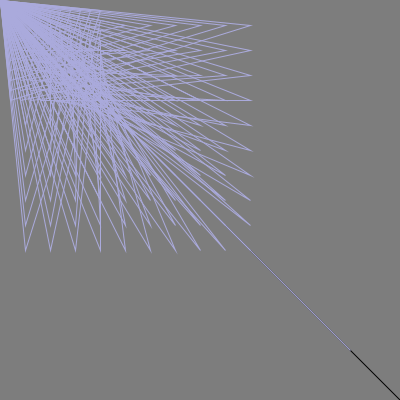
Frame 1 (no input)
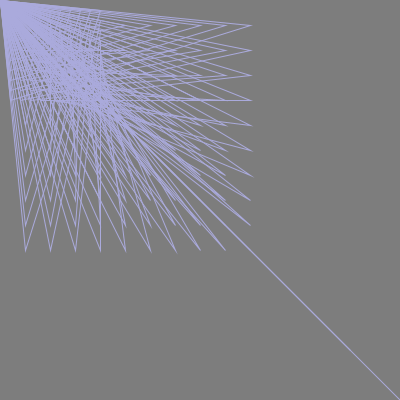
Frame 60 (the mouse pressed at the canvas centre just before this capture)
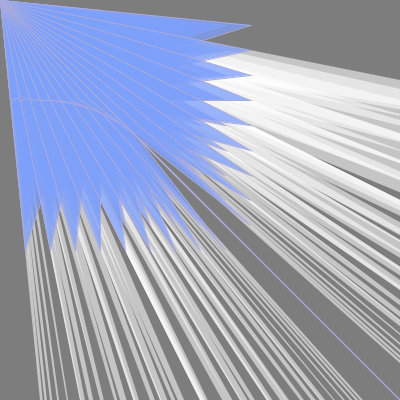
Frame 120 (the mouse held since frame 60 and released just before this capture)

The Processing sketch that drew these frames (run headless with seeded random() and noise(); from frame 60 on, the mouse is pressed at the canvas centre):

// Processing sketch: processing_61728
// ── processing_61728.pde

void setup(){
size(400,400);
}
void draw(){
fill (mouseX,mouseY,pmouseX,pmouseY);
background (125,250);
//light

line (0,0,400,400);
noStroke ();
float r = random (1,10);
fill (255,255,255, mouseY/1.4);
for (int i=5; i <=50; i+=5) {
  for (int j=10; j<=50; j+=5) {
    triangle (20*i,20*j,i,i,2/i,2/i);
}
}
//fan
stroke (0,0,0);
strokeWeight (1);
stroke (170,170,220);
fill (125,159,250,mouseX);
for (int i=10; i <=100; i+=10) {
  for (int j=10; j<=100; j+=10) {
    triangle (2.5*i,2.5*j,j,i, 2/i,2/j);
  }
}
fill (200,200,255, mouseY/2);
triangle (1,1,350,350, mouseX*2,mouseY*2);

}
